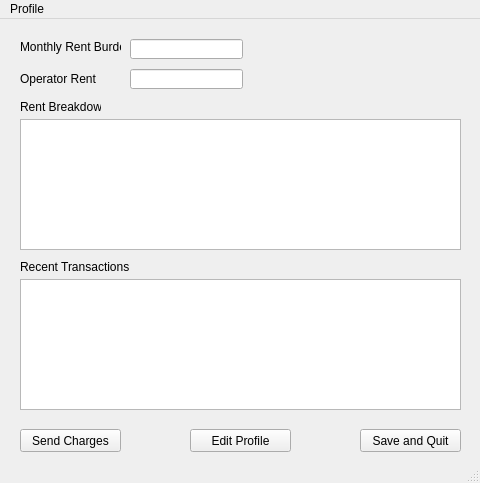
<?xml version="1.0" encoding="UTF-8"?>
<ui version="4.0">
 <class>main_view</class>
 <widget class="QMainWindow" name="main_view">
  <property name="geometry">
   <rect>
    <x>0</x>
    <y>0</y>
    <width>480</width>
    <height>483</height>
   </rect>
  </property>
  <property name="minimumSize">
   <size>
    <width>480</width>
    <height>483</height>
   </size>
  </property>
  <property name="maximumSize">
   <size>
    <width>480</width>
    <height>483</height>
   </size>
  </property>
  <property name="windowTitle">
   <string>Rent Manager</string>
  </property>
  <property name="windowIcon">
   <iconset>
    <normaloff>icon.ico</normaloff>icon.ico</iconset>
  </property>
  <widget class="QWidget" name="centralwidget">
   <widget class="QLabel" name="label">
    <property name="geometry">
     <rect>
      <x>20</x>
      <y>20</y>
      <width>101</width>
      <height>16</height>
     </rect>
    </property>
    <property name="text">
     <string>Monthly Rent Burden</string>
    </property>
   </widget>
   <widget class="QLineEdit" name="rent_burden">
    <property name="geometry">
     <rect>
      <x>130</x>
      <y>20</y>
      <width>113</width>
      <height>20</height>
     </rect>
    </property>
    <property name="text">
     <string/>
    </property>
    <property name="maxLength">
     <number>8</number>
    </property>
    <property name="readOnly">
     <bool>true</bool>
    </property>
    <property name="placeholderText">
     <string/>
    </property>
   </widget>
   <widget class="QLabel" name="label_2">
    <property name="geometry">
     <rect>
      <x>20</x>
      <y>50</y>
      <width>101</width>
      <height>20</height>
     </rect>
    </property>
    <property name="text">
     <string>Operator Rent</string>
    </property>
   </widget>
   <widget class="QLineEdit" name="oprent">
    <property name="geometry">
     <rect>
      <x>130</x>
      <y>50</y>
      <width>113</width>
      <height>20</height>
     </rect>
    </property>
    <property name="text">
     <string/>
    </property>
    <property name="maxLength">
     <number>8</number>
    </property>
    <property name="readOnly">
     <bool>true</bool>
    </property>
    <property name="placeholderText">
     <string/>
    </property>
   </widget>
   <widget class="QLabel" name="label_3">
    <property name="geometry">
     <rect>
      <x>20</x>
      <y>80</y>
      <width>81</width>
      <height>16</height>
     </rect>
    </property>
    <property name="text">
     <string>Rent Breakdown</string>
    </property>
   </widget>
   <widget class="QTextEdit" name="rent_breakdown">
    <property name="geometry">
     <rect>
      <x>20</x>
      <y>100</y>
      <width>441</width>
      <height>131</height>
     </rect>
    </property>
    <property name="readOnly">
     <bool>true</bool>
    </property>
   </widget>
   <widget class="QTextEdit" name="recent_transactions">
    <property name="geometry">
     <rect>
      <x>20</x>
      <y>260</y>
      <width>441</width>
      <height>131</height>
     </rect>
    </property>
    <property name="readOnly">
     <bool>true</bool>
    </property>
   </widget>
   <widget class="QLabel" name="label_4">
    <property name="geometry">
     <rect>
      <x>20</x>
      <y>240</y>
      <width>111</width>
      <height>16</height>
     </rect>
    </property>
    <property name="text">
     <string>Recent Transactions</string>
    </property>
   </widget>
   <widget class="QPushButton" name="pushButton">
    <property name="geometry">
     <rect>
      <x>20</x>
      <y>410</y>
      <width>101</width>
      <height>23</height>
     </rect>
    </property>
    <property name="text">
     <string>Send Charges</string>
    </property>
   </widget>
   <widget class="QPushButton" name="pushButton_2">
    <property name="geometry">
     <rect>
      <x>190</x>
      <y>410</y>
      <width>101</width>
      <height>23</height>
     </rect>
    </property>
    <property name="text">
     <string>Edit Profile</string>
    </property>
   </widget>
   <widget class="QPushButton" name="pushButton_3">
    <property name="geometry">
     <rect>
      <x>360</x>
      <y>410</y>
      <width>101</width>
      <height>23</height>
     </rect>
    </property>
    <property name="text">
     <string>Save and Quit</string>
    </property>
   </widget>
  </widget>
  <widget class="QMenuBar" name="menubar">
   <property name="geometry">
    <rect>
     <x>0</x>
     <y>0</y>
     <width>480</width>
     <height>21</height>
    </rect>
   </property>
   <widget class="QMenu" name="menuProfile">
    <property name="title">
     <string>Profile</string>
    </property>
    <addaction name="actionSave"/>
    <addaction name="actionSave_and_Exit"/>
   </widget>
   <addaction name="menuProfile"/>
  </widget>
  <widget class="QStatusBar" name="statusbar"/>
  <action name="actionSave">
   <property name="text">
    <string>Save</string>
   </property>
  </action>
  <action name="actionSave_and_Exit">
   <property name="text">
    <string>Save and Exit</string>
   </property>
  </action>
 </widget>
 <resources/>
 <connections/>
</ui>
